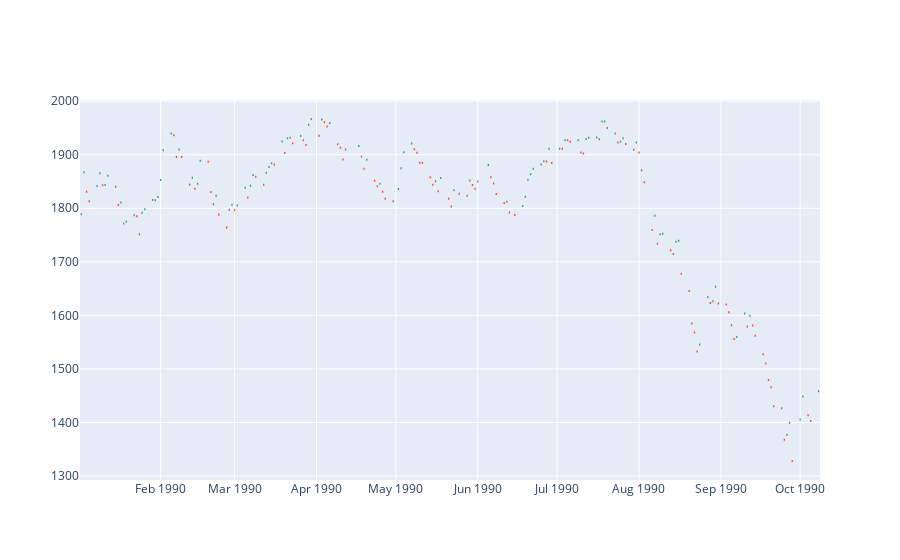

The code cell stored with this chart in its notebook:
### Markdown cell above
# Load data

### Code cell
PATH = "../Data/DAX/yahoo_fin/"

def load(interval="1d"):
     data = pd.read_csv(PATH+"{}.csv".format(interval))
     return data
def save(filename, data):
     data.to_excel(PATH+filename+".xlsx")

data = load()
period = period[:200]
tprices = talib.TYPPRICE(period['high'], period['low'], period['close'])
fig = go.Figure(data=[go.Candlestick(x=period[period.columns[0]],
                open=period['open'], high=period['high'],
                low=period['low'], close=period['close'])
                     ])

fig.update_layout(xaxis_rangeslider_visible=False)
fig.show()

### Figure 1 — Plotly figure (JSON) as saved in the notebook; plotly's stock layout.template omitted (floating-point values rounded to 4 significant figures; data arrays with more than 128 entries replaced by an {"elided": "..."} marker saying what was removed)
{"data": [{"close": {"elided": "200 float values"}, "high": {"elided": "200 float values"}, "low": {"elided": "200 float values"}, "open": {"elided": "200 float values"}, "type": "candlestick", "x": {"elided": "200 str values"}}], "layout": {"xaxis": {"rangeslider": {"visible": false}}}}
